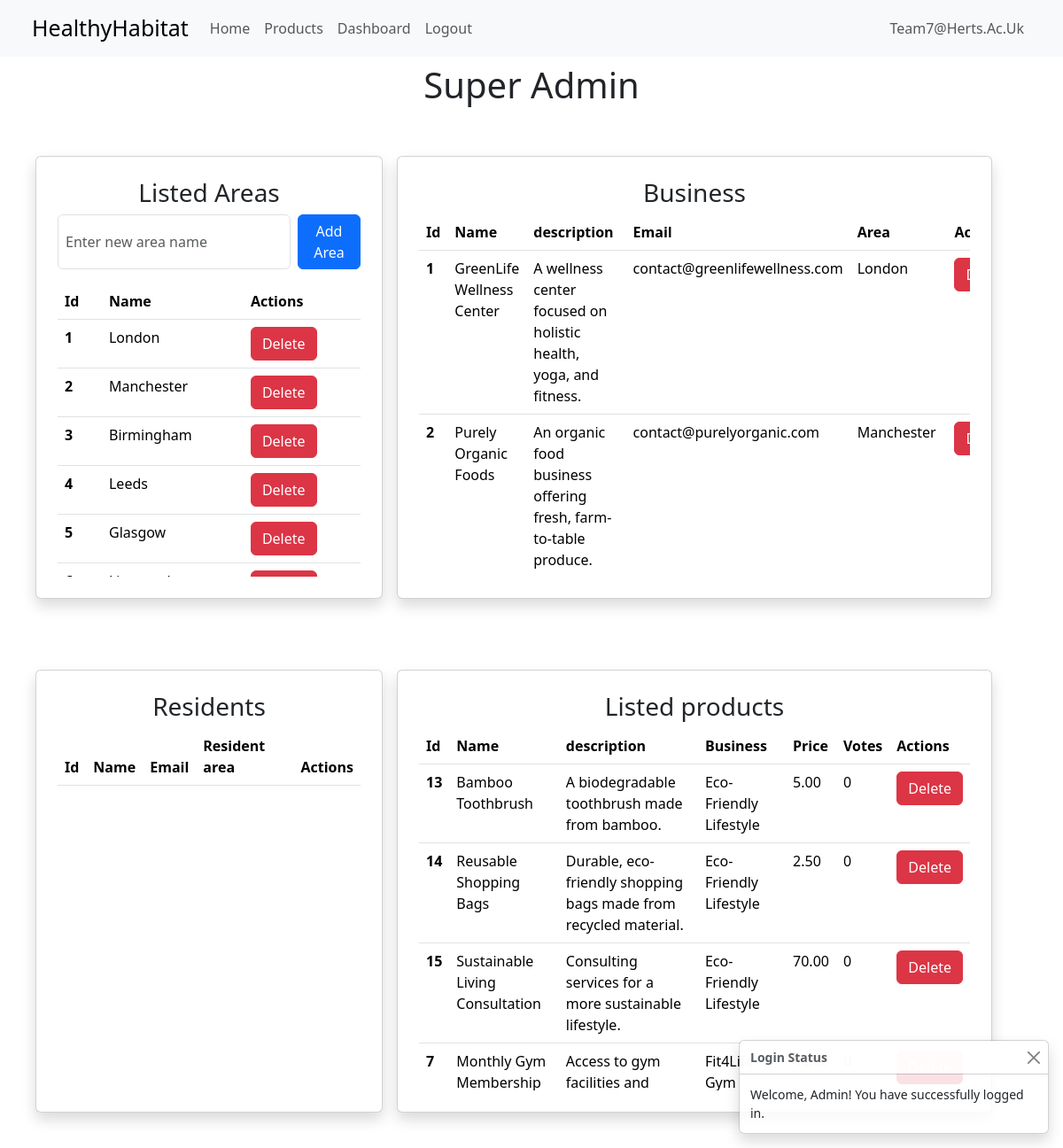
The page /super_admin/dashboard.php (signed in) on the database its author committed.
### tables this page shows
CREATE TABLE area (
    area_id INT AUTO_INCREMENT PRIMARY KEY,
    area_name VARCHAR(30) NOT NULL UNIQUE
);

CREATE TABLE business(
    business_id INT AUTO_INCREMENT PRIMARY KEY,
    business_name VARCHAR(30) NOT NULL UNIQUE,
    business_email VARCHAR(100) NOT NULL UNIQUE,
    business_password VARCHAR(100) NOT NULL,
    business_description VARCHAR(500) NOT NULL,
    area_id INT,FOREIGN KEY (area_id) REFERENCES area(area_id) ON DELETE SET NULL

);

CREATE TABLE product (
    product_id INT PRIMARY KEY AUTO_INCREMENT,
    product_name VARCHAR(255) NOT NULL UNIQUE,
    product_desc TEXT,
    quantity INT NOT NULL,
    health_benefits TEXT,
    product_price DECIMAL(10,2) NOT NULL,
    business_id INT NOT NULL,
    product_likes INT DEFAULT 0,
    product_type ENUM('product', 'service') NOT NULL,
    FOREIGN KEY (business_id) REFERENCES business(business_id)
);

### super_admin/product-list.php (the view, shortened to what this page needs)
<?php
$fetch_products = "SELECT p.product_id,p.product_name,p.product_desc,p.quantity,p.product_price,p.product_likes,p.product_type,b.business_name
 FROM product p JOIN business b ON p.business_id = b.business_id";
$products = mysqli_query($conn, $fetch_products);
?>
    <div class="d-flex flex-column justify-content-center align-items-center mt-3">
        <div class="w-100 card shadow p-4 " style="height: 500px;">
        <h3 class="text-center">Listed products</h3>
        <div class="table-responsive" style="height: 100%; overflow-y: auto;">
        <table class="table">
            <thead>
                <tr>
                    <th scope="col">Id</th>
                    <th scope="col">Name</th>
                    <th scope="col">description</th>
                    <th scope="col">Business</th>
                    <th scope="col">Price</th>
                    <th scope="col">Votes</th>
                    <th scope="col">Actions</th>
                </tr>
            </thead>
            <tbody>
                <?php while ($product_row = mysqli_fetch_assoc($products)) { ?>
                    <tr>
                        <th scope="row"><?php echo htmlspecialchars($product_row['product_id']); ?></th>
                        <td><?php echo htmlspecialchars($product_row["product_name"]); ?></td>
                        <td><?php echo htmlspecialchars($product_row["product_desc"]); ?></td>
                        <td><?php echo htmlspecialchars($product_row["business_name"]); ?></td>
                        <td><?php echo htmlspecialchars($product_row["product_price"]); ?></td>
                        <td><?php echo htmlspecialchars($product_row["product_likes"]); ?></td>
                        <td>
                                <a href="#" class="btn btn-danger delete-btn" data-url="remove-product.php?product_id=<?php echo $product_row['product_id']; ?>">Delete</a>
                            </td>
                    </tr>
                <?php } ?>
            </tbody>
        </table>
        </div>
    </div>
</div>

### super_admin/area-list.php (shortened to what this page needs)
<?php
$area_query = "SELECT area_id,area_name FROM area ORDER BY 1";
$area_list = mysqli_query($conn, $area_query);
?>
<div class="d-flex justify-content-center align-items-center mt-3">
    <div class="w-100 card shadow p-4" style="height: 500px;">
        <h3 class="text-center">Listed Areas</h3>
        <form method="POST" class="d-flex gap-2 mb-3">
            <input type="text" name="area_name" class="form-control p-2" placeholder="Enter new area name" required>
            <button type="submit" class="btn btn-primary w-25">Add Area</button>
        </form>
        <div class="table-responsive" style="height: 100%; overflow-y: auto;">
            <table class="table">
                <thead>
                    <tr>
                        <th scope="col">Id</th>
                        <th scope="col">Name</th>
                        <th scope="col">Actions</th>
                    </tr>
                </thead>
                <tbody>
                    <?php while ($area_row = mysqli_fetch_assoc($area_list)) { ?>
                        <tr>
                            <th scope="row"><?php echo htmlspecialchars($area_row['area_id']); ?></th>
                            <td><?php echo htmlspecialchars($area_row["area_name"]); ?></td>
                            <td>
                                <a href="#" class="btn btn-danger delete-btn" data-url="remove-area.php?area_id=<?php echo $area_row['area_id']; ?>">Delete</a>
                            </td>
                        </tr>
                    <?php } ?>
                </tbody>
            </table>
        </div>
    </div>
</div>

### super_admin/business-list.php (shortened to what this page needs)
<?php
include("../db.php");
$business_query = "SELECT b.business_id,b.business_name,b.business_description,b.business_email,a.area_name FROM business b JOIN area a ON b.area_id = a.area_id";
$business_list = mysqli_query($conn,$business_query);
?>
<div class="d-flex justify-content-center align-items-center mt-3">
<div class="w-100 card shadow p-4" style="height: 500px;">
<h3 class="text-center">Business</h3>
        <div class="table-responsive" style="height: 100%; overflow-y: auto;">
        <table class="table">
            <thead>
                <tr>
                    <th scope="col">Id</th>
                    <th scope="col">Name</th>
                    <th scope="col">description</th>
                    <th scope="col">Email</th>
                    <th scope="col">Area</th>
                    <th scope="col">Actions</th>
                </tr>
            </thead>
            <tbody>
                <?php while ($business_row = mysqli_fetch_assoc($business_list)) { ?>
                    <tr>
                        <th scope="row"><?php echo htmlspecialchars($business_row['business_id']); ?></th>
                        <td><?php echo htmlspecialchars($business_row["business_name"]); ?></td>
                        <td><?php echo htmlspecialchars($business_row["business_description"]); ?></td>
                        <td><?php echo htmlspecialchars($business_row["business_email"]); ?></td>
                        <td><?php echo htmlspecialchars($business_row["area_name"]); ?></td>
                        <td>
                                <a href="#" class="btn btn-danger delete-btn" data-url="remove-business.php?business_id=<?php echo $business_row['business_id']; ?>">Delete</a>
                        </td>
                    </tr>
                <?php } ?>
            </tbody>
        </table>
        </div>
    </div>
</div>

### rows shown on the page
area: area_id "1", area_name "London"
area: area_id "2", area_name "Manchester"
area: area_id "3", area_name "Birmingham"
area: area_id "4", area_name "Leeds"
area: area_id "5", area_name "Glasgow"
business: business_id "1", business_name "GreenLife Wellness Center", business_description "A wellness center focused on holistic health, yoga, and fitness.", business_email "contact@greenlifewellness.com", area.area_name "London"
business: business_id "2", business_name "Purely Organic Foods", business_description "An organic food business offering fresh, farm-to-table produce.", business_email "contact@purelyorganic.com", area.area_name "Manchester"
product: product_id "13", product_name "Bamboo Toothbrush", product_desc "A biodegradable toothbrush made from bamboo.", business.business_name "Eco-Friendly Lifestyle", product_price "5.00", product_likes "0"
product: product_id "14", product_name "Reusable Shopping Bags", product_desc "Durable, eco-friendly shopping bags made from recycled material.", business.business_name "Eco-Friendly Lifestyle", product_price "2.50", product_likes "0"
product: product_id "15", product_name "Sustainable Living Consultation", product_desc "Consulting services for a more sustainable lifestyle.", business.business_name "Eco-Friendly Lifestyle", product_price "70.00", product_likes "0"
product: product_id "7", product_name "Monthly Gym Membership", product_desc "Access to gym facilities and…", business.business_name "Fit4Life Gym", product_price "40.00"

### other values the page prints
$user_name "Team7@herts.ac.uk"
$_SESSION['message'] "Welcome, Admin! You have successfully logged in."
